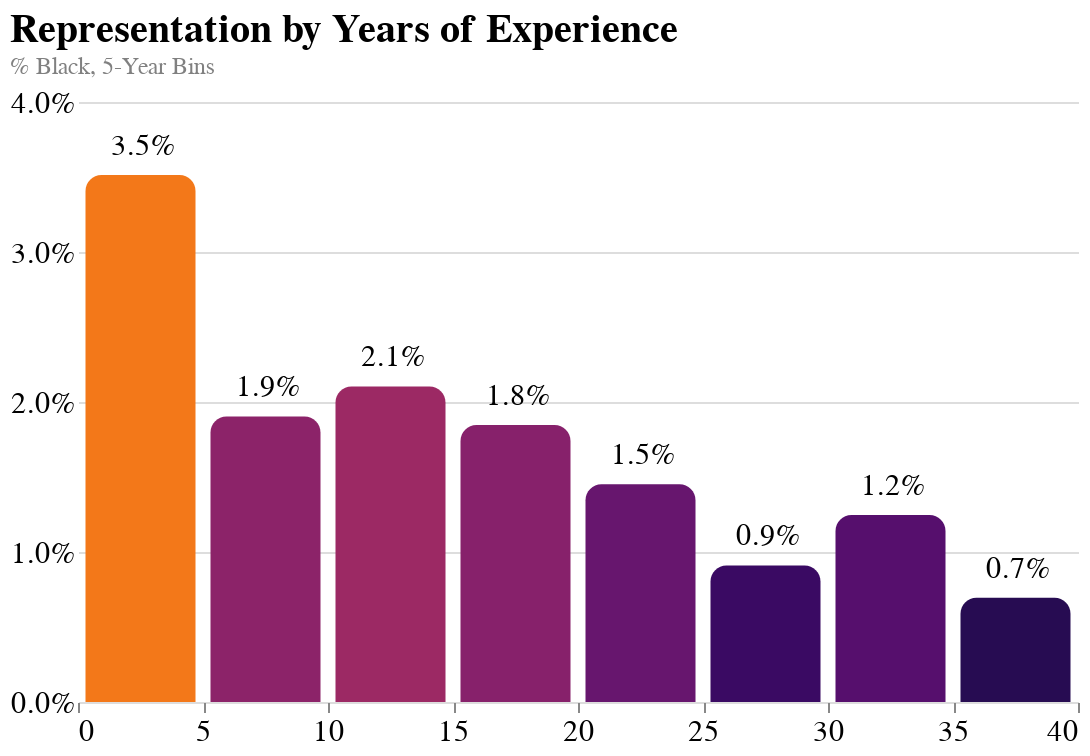

Notebook code cell kept with this figure:
### Code cell
points = alt.Chart().mark_bar(size=55, cornerRadiusTopLeft=8, cornerRadiusTopRight=8, clip=True).encode(
    x=alt.X("YearsCodePro",
            axis=alt.Axis(title=None, labelFontSize=15),
            scale=alt.Scale(
                domain=(0, 40)
            ),
           bin=alt.Bin(extent=[0, 40], step=5)),
    y=alt.Y("mean(Ethnicity_Black_or_of_African_descent)",
            axis=alt.Axis(format=".1%", title=None, tickCount=4, tickSize=0, labelFlush=False, labelFontSize=15),
            scale=alt.Scale(
                domain=(0, 0.04)
            )
           ),
    color=alt.Color("mean(Ethnicity_Black_or_of_African_descent)", 
                    scale=alt.Scale(scheme="inferno", domain=[0, 0.05]),
                    legend=None)
)

text = alt.Chart().mark_text(
    align='left',
    baseline='middle',
    dx=-15,
    dy=-15,
    fontSize=15
).encode(
    text=alt.Text("mean(Ethnicity_Black_or_of_African_descent)", format=".1%"),
    x=alt.X("YearsCodePro",
           bin=alt.Bin(extent=[0, 40], step=5)),
    y=alt.Y("mean(Ethnicity_Black_or_of_African_descent)"),
)

chart = alt.layer(points, text, data=data.groupby("YearsCodePro").mean()["Ethnicity_Black_or_of_African_descent"].reset_index()).properties(
    width=500,
    height=300,
    title={
        "text": "Representation by Years of Experience", 
        "subtitle": "% Black, 5-Year Bins",
        "subtitleColor": "gray"
    }
).configure_view(
    strokeWidth=0
).configure_title(
    anchor='start',
    offset=5,
    fontSize=20
).configure_axis(
    domain=False
)

chart.save("../images/progression_representation_experience.png", method="selenium", webdriver="chrome", scale_factor=3.0)

chart

### Figure 1 — Vega-Lite specification as saved in the notebook (floating-point values rounded to 4 significant figures)
{"config": {"view": {"continuousWidth": 400, "continuousHeight": 300, "strokeWidth": 0}, "axis": {"domain": false}, "title": {"anchor": "start", "fontSize": 20, "offset": 5}}, "layer": [{"mark": {"type": "bar", "clip": true, "cornerRadiusTopLeft": 8, "cornerRadiusTopRight": 8, "size": 55}, "encoding": {"color": {"type": "quantitative", "aggregate": "mean", "field": "Ethnicity_Black_or_of_African_descent", "legend": null, "scale": {"domain": [0, 0.05], "scheme": "inferno"}}, "x": {"type": "quantitative", "axis": {"labelFontSize": 15, "title": null}, "bin": {"extent": [0, 40], "step": 5}, "field": "YearsCodePro", "scale": {"domain": [0, 40]}}, "y": {"type": "quantitative", "aggregate": "mean", "axis": {"format": ".1%", "labelFlush": false, "labelFontSize": 15, "tickCount": 4, "tickSize": 0, "title": null}, "field": "Ethnicity_Black_or_of_African_descent", "scale": {"domain": [0, 0.04]}}}}, {"mark": {"type": "text", "align": "left", "baseline": "middle", "dx": -15, "dy": -15, "fontSize": 15}, "encoding": {"text": {"type": "quantitative", "aggregate": "mean", "field": "Ethnicity_Black_or_of_African_descent", "format": ".1%"}, "x": {"type": "quantitative", "bin": {"extent": [0, 40], "step": 5}, "field": "YearsCodePro"}, "y": {"type": "quantitative", "aggregate": "mean", "field": "Ethnicity_Black_or_of_African_descent"}}}], "data": {"name": "data-55fda1cdbbe20376bfdbc836b23b67e1"}, "height": 300, "title": {"text": "Representation by Years of Experience", "subtitle": "% Black, 5-Year Bins", "subtitleColor": "gray"}, "width": 500, "$schema": "https://vega.github.io/schema/vega-lite/v4.8.1.json", "datasets": {"data-55fda1cdbbe20376bfdbc836b23b67e1": [{"YearsCodePro": 0.5, "Ethnicity_Black_or_of_African_descent": 0.04264}, {"YearsCodePro": 1.0, "Ethnicity_Black_or_of_African_descent": 0.03899}, {"YearsCodePro": 2.0, "Ethnicity_Black_or_of_African_descent": 0.03995}, {"YearsCodePro": 3.0, "Ethnicity_Black_or_of_African_descent": 0.03239}, {"YearsCodePro": 4.0, "Ethnicity_Black_or_of_African_descent": 0.02172}, {"YearsCodePro": 5.0, "Ethnicity_Black_or_of_African_descent": 0.01942}, {"YearsCodePro": 6.0, "Ethnicity_Black_or_of_African_descent": 0.0146}, {"YearsCodePro": 7.0, "Ethnicity_Black_or_of_African_descent": 0.01675}, {"YearsCodePro": 8.0, "Ethnicity_Black_or_of_African_descent": 0.01768}, {"YearsCodePro": 9.0, "Ethnicity_Black_or_of_African_descent": 0.02675}, {"YearsCodePro": 10.0, "Ethnicity_Black_or_of_African_descent": 0.02542}, {"YearsCodePro": 11.0, "Ethnicity_Black_or_of_African_descent": 0.0186}, {"YearsCodePro": 12.0, "Ethnicity_Black_or_of_African_descent": 0.02262}, {"YearsCodePro": 13.0, "Ethnicity_Black_or_of_African_descent": 0.01878}, {"YearsCodePro": 14.0, "Ethnicity_Black_or_of_African_descent": 0.01977}, {"YearsCodePro": 15.0, "Ethnicity_Black_or_of_African_descent": 0.01211}, {"YearsCodePro": 16.0, "Ethnicity_Black_or_of_African_descent": 0.03061}, {"YearsCodePro": 17.0, "Ethnicity_Black_or_of_African_descent": 0.02139}, {"YearsCodePro": 18.0, "Ethnicity_Black_or_of_African_descent": 0.01577}, {"YearsCodePro": 19.0, "Ethnicity_Black_or_of_African_descent": 0.01245}, {"YearsCodePro": 20.0, "Ethnicity_Black_or_of_African_descent": 0.0181}, {"YearsCodePro": 21.0, "Ethnicity_Black_or_of_African_descent": 0.02415}, {"YearsCodePro": 22.0, "Ethnicity_Black_or_of_African_descent": 0.008197}, {"YearsCodePro": 23.0, "Ethnicity_Black_or_of_African_descent": 0.0221}, {"YearsCodePro": 24.0, "Ethnicity_Black_or_of_African_descent": 0.0}, {"YearsCodePro": 25.0, "Ethnicity_Black_or_of_African_descent": 0.008097}, {"YearsCodePro": 26.0, "Ethnicity_Black_or_of_African_descent": 0.0}, {"YearsCodePro": 27.0, "Ethnicity_Black_or_of_African_descent": 0.01176}, {"YearsCodePro": 28.0, "Ethnicity_Black_or_of_African_descent": 0.02564}, {"YearsCodePro": 29.0, "Ethnicity_Black_or_of_African_descent": 0.0}, {"YearsCodePro": 30.0, "Ethnicity_Black_or_of_African_descent": 0.01765}, {"YearsCodePro": 31.0, "Ethnicity_Black_or_of_African_descent": 0.0}, {"YearsCodePro": 32.0, "Ethnicity_Black_or_of_African_descent": 0.02857}, {"YearsCodePro": 33.0, "Ethnicity_Black_or_of_African_descent": 0.01613}, {"YearsCodePro": 34.0, "Ethnicity_Black_or_of_African_descent": 0.0}, {"YearsCodePro": 35.0, "Ethnicity_Black_or_of_African_descent": 0.02128}, {"YearsCodePro": 36.0, "Ethnicity_Black_or_of_African_descent": 0.0}, {"YearsCodePro": 37.0, "Ethnicity_Black_or_of_African_descent": 0.0}, {"YearsCodePro": 38.0, "Ethnicity_Black_or_of_African_descent": 0.02041}, {"YearsCodePro": 39.0, "Ethnicity_Black_or_of_African_descent": 0.0}, {"YearsCodePro": 40.0, "Ethnicity_Black_or_of_African_descent": 0.0}, {"YearsCodePro": 41.0, "Ethnicity_Black_or_of_African_descent": 0.06667}, {"YearsCodePro": 42.0, "Ethnicity_Black_or_of_African_descent": 0.0}, {"YearsCodePro": 43.0, "Ethnicity_Black_or_of_African_descent": 0.0}, {"YearsCodePro": 44.0, "Ethnicity_Black_or_of_African_descent": 0.0}, {"YearsCodePro": 45.0, "Ethnicity_Black_or_of_African_descent": 0.0}, {"YearsCodePro": 46.0, "Ethnicity_Black_or_of_African_descent": 0.0}, {"YearsCodePro": 47.0, "Ethnicity_Black_or_of_African_descent": 0.0}, {"YearsCodePro": 48.0, "Ethnicity_Black_or_of_African_descent": 0.0}, {"YearsCodePro": 49.0, "Ethnicity_Black_or_of_African_descent": 0.0}, {"YearsCodePro": 50.0, "Ethnicity_Black_or_of_African_descent": 0.0}, {"YearsCodePro": 51.0, "Ethnicity_Black_or_of_African_descent": 0.0}]}}
